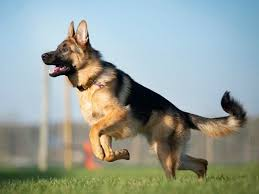
#> input picture images/object detection/German_shephard.jpg, 259 x 194 px, found by its file name; its folder holds 4 pictures in this run
$ jupyter execute Image_slide-show.ipynb
#> lines starting #> are read from the running program, lines starting #| are printed output that depends on the picture
[cell 1]
import os
import cv2

#List all images
list_img = os.listdir('../images/object detection')
#Loop through eaxh image
for img in list_img:
    #path to thr folder
    path = 'C:\\Users\\user\\Desktop\\machineLearning\\env\\images\\object detection'
    #name is path + image.jpg we get from list
    img_name = path + '\\'+img
    #read image
    img = cv2.imread(img_name)
#> img is the input picture: shape (194, 259, 3); mean B, G, R 151, 158.5, 148.8
    #resize image
    img = cv2.resize(img,(300,300))
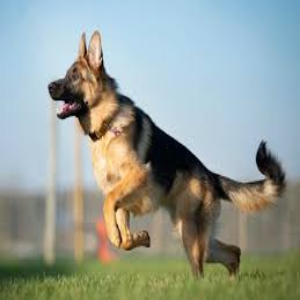
#> img: shape (300, 300, 3); mean B, G, R 150.9, 158.4, 148.6
    #show image shows all images from folder loop through and close
    cv2.imshow('Slide_Show',img)
    #Autorun each image for 1 sec
    cv2.waitKey(1000)
    #Run mannualy on image change on button press
    #cv2.waitKey(0)
    cv2.destroyAllWindows()
#> pass 2 of the loop `for img in list_img:`:
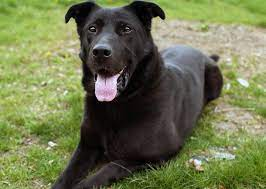
#> input picture images/object detection/Sheprador.jpg, 266 x 189 px, found by its file name
#> img is the input picture: shape (189, 266, 3); mean B, G, R 78.5, 117.1, 110.3
#> `img = cv2.resize(img,(300,300))`:
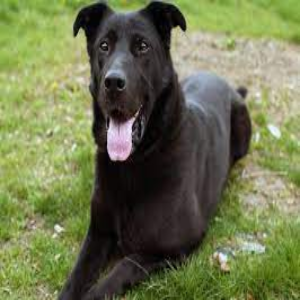
#> img: shape (300, 300, 3); mean B, G, R 78.3, 117, 110.2
#> pass 3 of the loop `for img in list_img:`:
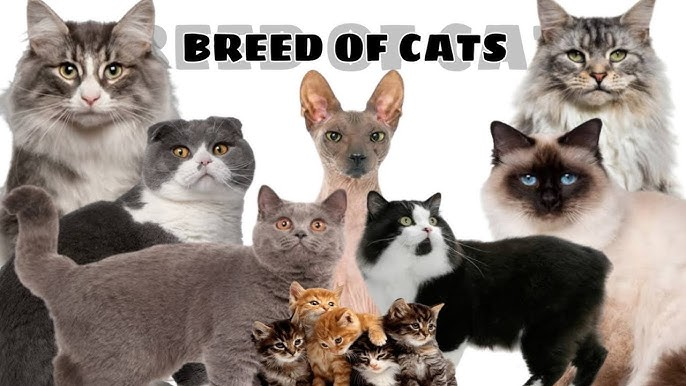
#> input picture images/object detection/cats.jpg, 686 x 386 px, found by its file name
#> img is the input picture: shape (386, 686, 3); mean B, G, R 136.5, 142.6, 152.9
#> `img = cv2.resize(img,(300,300))`:
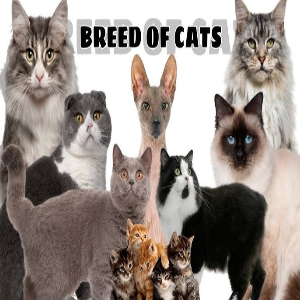
#> img: shape (300, 300, 3); mean B, G, R 136.4, 142.5, 152.8
#> the loop made 4 passes; the first 3 are shown
